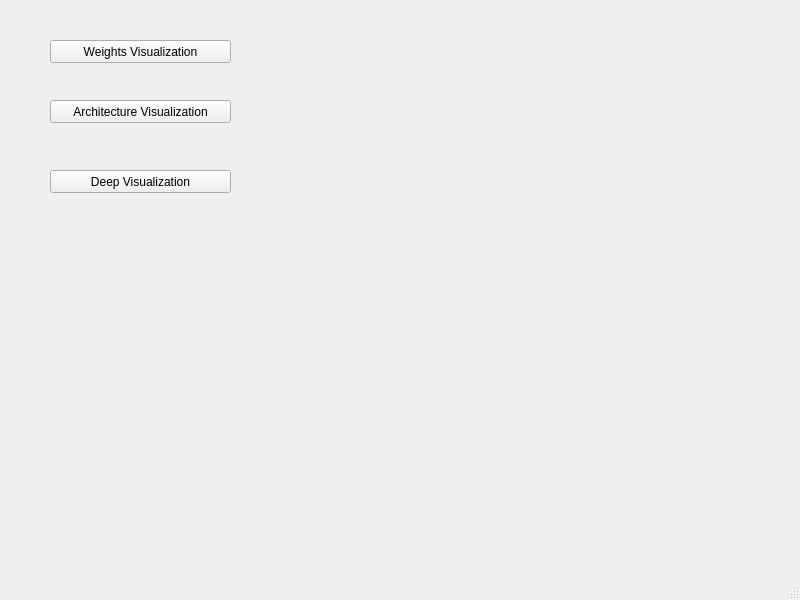
<?xml version="1.0" encoding="UTF-8"?>
<ui version="4.0">
 <class>MainWindow</class>
 <widget class="QMainWindow" name="MainWindow">
  <property name="geometry">
   <rect>
    <x>0</x>
    <y>0</y>
    <width>800</width>
    <height>600</height>
   </rect>
  </property>
  <property name="windowTitle">
   <string>MainWindow</string>
  </property>
  <widget class="QWidget" name="centralwidget">
   <widget class="QPushButton" name="pushButton">
    <property name="geometry">
     <rect>
      <x>50</x>
      <y>40</y>
      <width>181</width>
      <height>23</height>
     </rect>
    </property>
    <property name="text">
     <string>Weights Visualization</string>
    </property>
   </widget>
   <widget class="QPushButton" name="pushButton_2">
    <property name="geometry">
     <rect>
      <x>50</x>
      <y>170</y>
      <width>181</width>
      <height>23</height>
     </rect>
    </property>
    <property name="text">
     <string>Deep Visualization</string>
    </property>
   </widget>
   <widget class="QPushButton" name="pushButton_3">
    <property name="geometry">
     <rect>
      <x>50</x>
      <y>100</y>
      <width>181</width>
      <height>23</height>
     </rect>
    </property>
    <property name="text">
     <string>Architecture Visualization</string>
    </property>
   </widget>
  </widget>
  <widget class="QMenuBar" name="menubar">
   <property name="geometry">
    <rect>
     <x>0</x>
     <y>0</y>
     <width>800</width>
     <height>23</height>
    </rect>
   </property>
  </widget>
  <widget class="QStatusBar" name="statusbar"/>
 </widget>
 <resources/>
 <connections/>
</ui>
